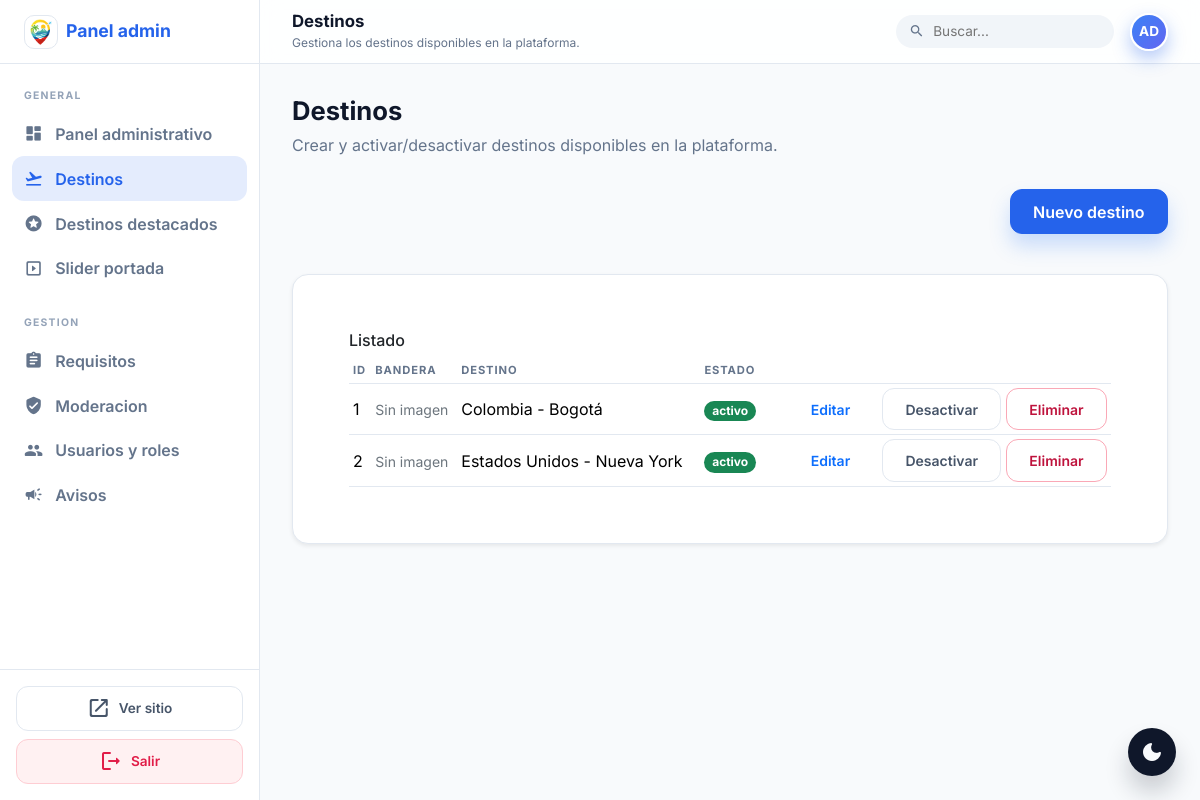
The app's page /public/admin/destinos.php (signed in), older data.
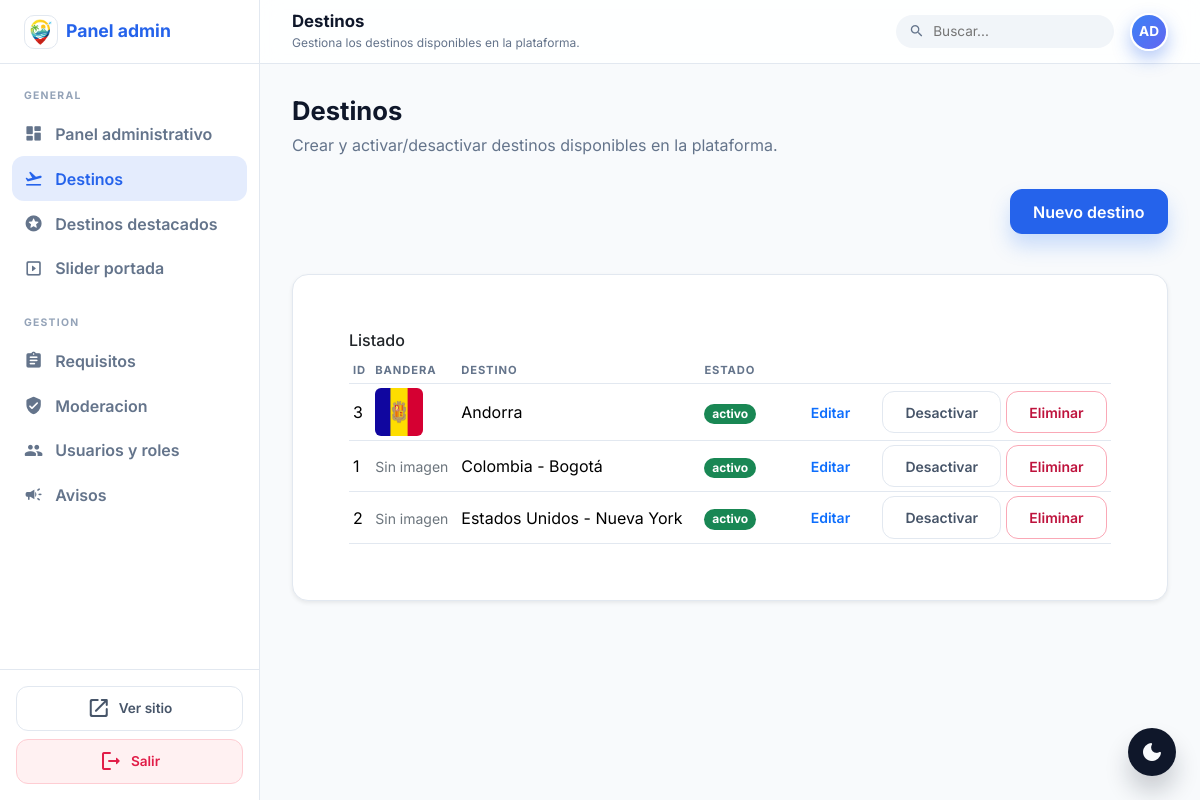
The same page, newer data.
### tables this page shows
CREATE TABLE IF NOT EXISTS destino (
  id_destino INT AUTO_INCREMENT PRIMARY KEY,
  pais VARCHAR(120) NOT NULL,
  ciudad VARCHAR(120) NULL,
  descripcion_general TEXT NULL,
  bandera_path VARCHAR(255) NULL,
  estado ENUM('activo','inactivo') NOT NULL DEFAULT 'activo'
);

### app/core/helpers.php (called while the page is built, shortened)
<?php
function e(string $s) : string { return htmlspecialchars($s, ENT_QUOTES, 'UTF-8'); }
function config(string $key, $default=null) {
  static $cfg = null;
  if (!$cfg) $cfg = require __DIR__ . '/config.php';
  $parts = explode('.', $key);
  $val = $cfg;
  foreach ($parts as $p) {
    $val = $val[$p];
  }
  return $val;
}
function base_url(string $path='') : string {
  $base = rtrim(config('app.base_url', ''), '/');
  $path = ltrim($path, '/');
  return $path ? $base . '/' . $path : $base;
}
function asset_url(string $path='') : string {
  $trimmed = ltrim($path, '/');
  $public_root = realpath(__DIR__ . '/../../public');
  $full_path = $public_root ? $public_root . '/' . $trimmed : null;
  $version = ($full_path && is_file($full_path)) ? filemtime($full_path) : null;
  $url = base_url($trimmed);
  if ($version) {
    $url .= (strpos($url, '?') === false ? '?v=' : '&v=') . $version;
  }
  return $url;
}
function current_user() {
  return $_SESSION['user'] ?? null;
}

### app/core/config.php (called while the page is built)
<?php
return [
  'db' => [
    'host' => '127.0.0.1',
    'name' => 'goturismcol_database',
    'user' => 'root',
    'pass' => '',
    'charset' => 'utf8mb4',
  ],
  'app' => [
    'base_url' => 'http://localhost/goTurismcol/public',
    'app_name' => 'goTurismCol',
  ],
  'security' => [
    'session_name' => 'jhanpx',
  ]
];

### public/admin/_admin_guard.php (called while the page is built, shortened)
<?php
require_once __DIR__ . '/../../app/core/helpers.php';
$admin = current_user();

### public/admin/destinos.php (the view, shortened to what this page needs)
<?php require_once __DIR__ . '/_admin_guard.php';
$items = $pdo->query("SELECT * FROM destino ORDER BY estado DESC, pais, ciudad")->fetchAll();
$page_title = 'Destinos';
$page_subtitle = 'Gestiona los destinos disponibles en la plataforma.';
?>
<?php include __DIR__ . '/_layout_start.php'; ?>
  <div class="admin-section-head">
    <h2>Destinos</h2>
    <p>Crear y activar/desactivar destinos disponibles en la plataforma.</p>
  </div>
  <div class="admin-page">
  <div class="d-flex justify-content-end mb-3">
    <a class="btn btn-primary" href="<?= e(base_url('admin/destinos.php?new=1')) ?>">Nuevo destino</a>
  </div>
  <div class="card shadow-sm">
    <div class="card-body">
      <h2 class="h6">Listado</h2>
      <div class="table-responsive">
        <table class="table table-sm align-middle">
          <thead><tr><th>ID</th><th>Bandera</th><th>Destino</th><th>Estado</th><th></th></tr></thead>
          <tbody>
          <?php foreach ($items as $it): ?>
            <tr>
              <td><?= (int)$it['id_destino'] ?></td>
              <td>
                <?php if (!empty($it['bandera_path'])): ?>
                  <img src="<?= e(asset_url($it['bandera_path'])) ?>" alt="Bandera" width="48" height="48" class="rounded">
                <?php else: ?>
                  <span class="text-secondary small">Sin imagen</span>
                <?php endif; ?>
              </td>
              <td><?= e($it['pais'] . ($it['ciudad'] ? ' - ' . $it['ciudad'] : '')) ?></td>
              <td><span class="badge text-bg-<?= $it['estado']==='activo'?'success':'secondary' ?>"><?= e($it['estado']) ?></span></td>
              <td class="text-end">
                <a class="btn btn-outline-primary btn-sm me-1" href="<?= e(base_url('admin/destinos.php?edit=' . (int)$it['id_destino'])) ?>">Editar</a>
                <form method="post" class="d-inline">
                  <button class="btn btn-outline-secondary btn-sm"><?= $it['estado']==='activo'?'Desactivar':'Activar' ?></button>
                </form>
                <form method="post" class="d-inline" onsubmit="return confirm('¿Eliminar este destino? Se eliminarán sus requisitos y avisos.');">
                  <button class="btn btn-outline-danger btn-sm">Eliminar</button>
                </form>
              </td>
            </tr>
          <?php endforeach; ?>
          </tbody>
        </table>
      </div>
    </div>
  </div>
  </div>
<?php include __DIR__ . '/_layout_end.php'; ?>

### public/admin/_layout_start.php (shortened to what this page needs)
<?php
if (!function_exists('admin_nav_active')) {
  function admin_nav_active(string $file, string $current): string {
    return $current === $file ? 'is-active' : '';
  }
}
$page_title = $page_title ?? 'Panel administrativo';
$page_subtitle = $page_subtitle ?? 'Gestiona la plataforma';
$current = $current ?? basename(parse_url($_SERVER['REQUEST_URI'], PHP_URL_PATH));
$admin_name = $admin['correo'] ?? 'Administrador';
$avatar = strtoupper(substr($admin_name, 0, 2));
?>
<!doctype html>
<html lang="es">
<head>
  <link href="https://cdn.jsdelivr.net/npm/bootstrap@5.3.3/dist/css/bootstrap.min.css" rel="stylesheet">
  <link href="<?= e(asset_url('assets/css/app.css')) ?>" rel="stylesheet">
</head>
<body class="admin-body">
<div class="admin-shell">
  <aside class="admin-sidebar" id="admin-sidebar">
    <div class="admin-sidebar-header">
      <div class="admin-brand">
        <img class="admin-logo" src="<?= e(asset_url('assets/img/logo.webp')) ?>" alt="<?= e(config('app.app_name')) ?>">
        <span>Panel admin</span>
      </div>
    </div>
    <nav class="admin-nav">
      <div class="admin-nav-section">
        <p class="admin-nav-title">General</p>
        <a class="admin-nav-link <?= admin_nav_active('index.php', $current) ?>" href="<?= e(base_url('admin/index.php')) ?>">
          <span class="material-icons-round">dashboard</span>
          Panel administrativo
        </a>
        <a class="admin-nav-link <?= admin_nav_active('destinos.php', $current) ?>" href="<?= e(base_url('admin/destinos.php')) ?>">
          <span class="material-icons-round">flight_takeoff</span>
          Destinos
        </a>
        <a class="admin-nav-link <?= admin_nav_active('destinos_destacados.php', $current) ?>" href="<?= e(base_url('admin/destinos_destacados.php')) ?>">
          <span class="material-icons-round">stars</span>
          Destinos destacados
        </a>
        <a class="admin-nav-link <?= admin_nav_active('hero_slider.php', $current) ?>" href="<?= e(base_url('admin/hero_slider.php')) ?>">
          <span class="material-icons-round">slideshow</span>
          Slider portada
        </a>
      </div>
      <div class="admin-nav-section">
        <p class="admin-nav-title">Gestion</p>
        <a class="admin-nav-link <?= admin_nav_active('requisitos.php', $current) ?>" href="<?= e(base_url('admin/requisitos.php')) ?>">
          <span class="material-icons-round">assignment</span>
          Requisitos
        </a>
        <a class="admin-nav-link <?= admin_nav_active('experiencias.php', $current) ?>" href="<?= e(base_url('admin/experiencias.php')) ?>">
          <span class="material-icons-round">verified_user</span>
          Moderacion
        </a>
        <a class="admin-nav-link <?= admin_nav_active('usuarios.php', $current) ?>" href="<?= e(base_url('admin/usuarios.php')) ?>">
          <span class="material-icons-round">group</span>
          Usuarios y roles
        </a>
        <a class="admin-nav-link <?= admin_nav_active('avisos.php', $current) ?>" href="<?= e(base_url('admin/avisos.php')) ?>">
          <span class="material-icons-round">campaign</span>
          Avisos
        </a>
      </div>
    </nav>
    <div class="admin-sidebar-actions">
      <a class="admin-action" href="<?= e(base_url('index.php')) ?>">
        <span class="material-icons-round">open_in_new</span>
        Ver sitio
      </a>
      <a class="admin-action admin-action--danger" href="<?= e(base_url('logout.php')) ?>">
        <span class="material-icons-round">logout</span>
        Salir
      </a>
    </div>
  </aside>
  <div class="admin-main">
    <header class="admin-topbar">
      <div class="admin-topbar-title">
        <div>
          <h1><?= e($page_title) ?></h1>
          <p><?= e($page_subtitle) ?></p>
        </div>
      </div>
      <div class="admin-topbar-actions" data-admin-topbar-actions>
        <label class="admin-search">
          <span class="material-icons-round">search</span>
          <input type="text" placeholder="Buscar..." aria-label="Buscar">
        </label>
        <div class="admin-avatar"><?= e($avatar) ?></div>
      </div>
    </header>
    <div class="admin-content">
      <div class="admin-main-content">
        <div class="admin-container">

### public/admin/_layout_end.php (shortened to what this page needs)
        </div>
      </div>
    </div>
  </div>
</div>
<button class="admin-theme-toggle" type="button" id="admin-theme-toggle" aria-label="Cambiar tema">
  <span class="material-icons-round icon-dark">dark_mode</span>
</button>
</body>
</html>

Row changes from the older to the newer data that the page shows:
added destino: id_destino "3", bandera_path (picture), pais "Andorra", estado "activo", shows "Desactivar"
